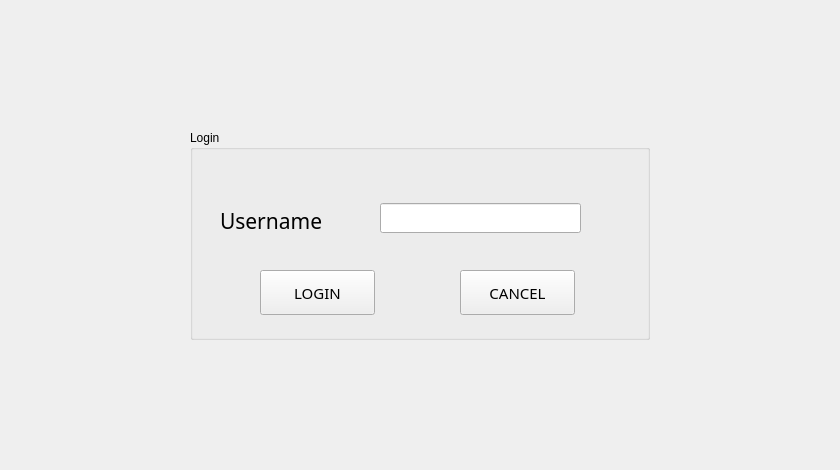
<?xml version="1.0" encoding="UTF-8"?>
<ui version="4.0">
 <class>login</class>
 <widget class="QMainWindow" name="login">
  <property name="windowModality">
   <enum>Qt::ApplicationModal</enum>
  </property>
  <property name="geometry">
   <rect>
    <x>0</x>
    <y>0</y>
    <width>840</width>
    <height>470</height>
   </rect>
  </property>
  <property name="minimumSize">
   <size>
    <width>840</width>
    <height>470</height>
   </size>
  </property>
  <property name="maximumSize">
   <size>
    <width>840</width>
    <height>470</height>
   </size>
  </property>
  <property name="windowTitle">
   <string>MainWindow</string>
  </property>
  <widget class="QWidget" name="centralwidget">
   <property name="autoFillBackground">
    <bool>true</bool>
   </property>
   <widget class="QGroupBox" name="loginBox">
    <property name="geometry">
     <rect>
      <x>190</x>
      <y>130</y>
      <width>460</width>
      <height>210</height>
     </rect>
    </property>
    <property name="autoFillBackground">
     <bool>true</bool>
    </property>
    <property name="styleSheet">
     <string notr="true">loginBox{
background-color= #ffffff
}</string>
    </property>
    <property name="title">
     <string>Login</string>
    </property>
    <widget class="QLabel" name="label_username">
     <property name="geometry">
      <rect>
       <x>30</x>
       <y>80</y>
       <width>151</width>
       <height>21</height>
      </rect>
     </property>
     <property name="font">
      <font>
       <family>Arial Rounded MT Bold</family>
       <pointsize>16</pointsize>
       <bold>false</bold>
      </font>
     </property>
     <property name="text">
      <string>Username</string>
     </property>
    </widget>
    <widget class="QLineEdit" name="lineEdit_username">
     <property name="geometry">
      <rect>
       <x>190</x>
       <y>73</y>
       <width>201</width>
       <height>30</height>
      </rect>
     </property>
    </widget>
    <widget class="QPushButton" name="pushButton_login">
     <property name="geometry">
      <rect>
       <x>70</x>
       <y>140</y>
       <width>115</width>
       <height>45</height>
      </rect>
     </property>
     <property name="font">
      <font>
       <family>Arial Rounded MT Bold</family>
       <pointsize>11</pointsize>
      </font>
     </property>
     <property name="text">
      <string>LOGIN</string>
     </property>
    </widget>
    <widget class="QPushButton" name="pushButton_logincancel">
     <property name="geometry">
      <rect>
       <x>270</x>
       <y>140</y>
       <width>115</width>
       <height>45</height>
      </rect>
     </property>
     <property name="font">
      <font>
       <family>Arial Rounded MT Bold</family>
       <pointsize>11</pointsize>
      </font>
     </property>
     <property name="text">
      <string>CANCEL</string>
     </property>
    </widget>
    <widget class="QLabel" name="label">
     <property name="geometry">
      <rect>
       <x>50</x>
       <y>30</y>
       <width>131</width>
       <height>16</height>
      </rect>
     </property>
     <property name="text">
      <string/>
     </property>
    </widget>
   </widget>
  </widget>
 </widget>
 <resources/>
 <connections/>
</ui>
